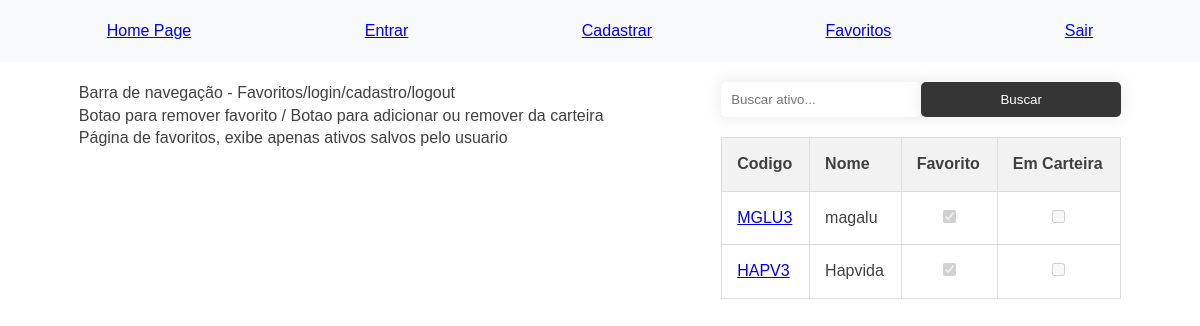
Before: /favoritos/ (signed in) with the older database file.
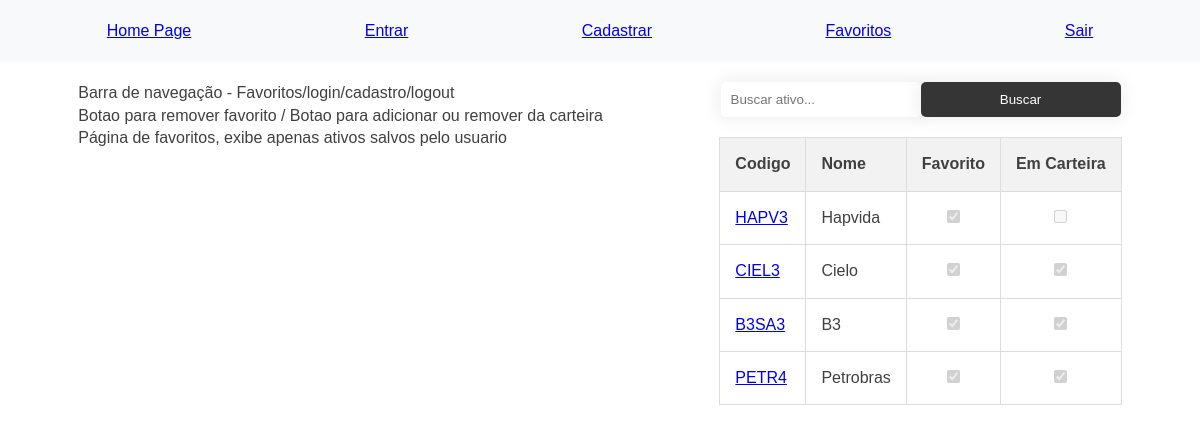
After: the same page with the newer database file.
### ativos_user/models.py (models this page shows, shortened)
class AtivosUser(models.Model):
    user_id = models.ForeignKey(User, on_delete=models.CASCADE)
    id_ativo_list = models.IntegerField()
    cod_ativo = models.CharField(max_length=5, )
    nome_empresa = models.CharField(max_length=100)
    favorito = models.BooleanField()
    em_carteira = models.BooleanField()
    variacao_percent = models.FloatField()

### ativos_user/views.py (the view)
# urls.py: path('', favoritos, name='favoritos'),
def favoritos(request):
  user_id = request.user.id # ID do usuario logado
  if not user_id:
    return HttpResponse("Voce precisa esta logado")
  busca = request.GET.get('cod-ativo')
  if busca:
    ativos = AtivosUser.objects.filter(cod_ativo__icontains = busca).filter(user_id = user_id)
  else:
    ativos = AtivosUser.objects.all().filter(user_id = user_id)
  return render(request, 'favoritos.html', {'ativos':ativos})

### ativos_user/templates/favoritos.html (shortened to what this page needs)
{% extends 'base.html' %}
{% load static %}
{% block body %}
<body>
  <main>
    <section>
      <p>
        Barra de navegação - Favoritos/login/cadastro/logout
      </p>
      <Botao>Botao para remover favorito / Botao para adicionar ou remover da carteira</p>
        <p>
          Página de favoritos, exibe apenas ativos salvos pelo usuario
        </p>
    </section>
    <section>
      <aside>
        <form class="buscar" method="get" action="">
          <input type="text" name="cod-ativo" placeholder="Buscar ativo...">
          <input type="submit" value="Buscar">
        </form>
      </aside>
      <table>
        <thead>
          <tr>
            <th>Codigo</th>
            <th>Nome</th>
            <th>Favorito</th>
            <th>Em Carteira</th>
          </tr>
        </thead>
        <tbody>
          {% for ativo in ativos %}
          <tr>
            <td>
              <a href="{% url 'detalhes_ativos' ativo.id_ativo_list %}">
                {{ ativo.cod_ativo }}</a>
            </td>
            <td>{{ ativo.nome_empresa }}</td>
            <td style="text-align: center;">
              <input type="checkbox" name="suaEscolha" value="" {% if ativo.favorito %} checked {% endif %} disabled>
          </td>
          <td style="text-align: center;">
              <input type="checkbox" name="suaEscolha" value="" {% if ativo.em_carteira %} checked {% endif %} disabled>
          </td>
          </tr>
          {% endfor %}
        </tbody>
      </table>
    </section>
  </main>
</body>
{% endblock %}

### templates/base.html (shortened to what this page needs)
{% load static %}
<!DOCTYPE html>
<html lang="pt-br">
<head>
  <link rel="stylesheet" href="{% static 'css/style.css' %}">
</head>
<body>
    <header>
      <nav>
        <ul class="menu">
          <li><a href="{% url 'index' %}">Home Page</a></li>
          <li><a href="{% url 'login' %}">Entrar</a></li>
          <li><a href="{% url 'cadastro' %}">Cadastrar</a></li>
          <li><a href="{% url 'favoritos' %}">Favoritos</a></li>
          <li><a href="{% url 'sair' %}">Sair</a></li>
        </ul>
      </nav>
    </header>
  {% block body %}
  {% endblock %}
</body>
</html>

### templates/static/css/style.css (style rules this page uses)
* { margin: 0; padding: 0; box-sizing: border-box; }
html { font-size: 62.5%; }
body { font-family: "Montserrat", sans-serif; font-size: 1.6rem; line-height: 1.4; color: #404040; }
header { background-color: #f8f9fa; padding: 20px; }
nav ul { list-style-type: none; display: flex; justify-content: space-around; }
main { display: flex; justify-content: space-around; padding: 20px; }
table { width: 100%; border-collapse: collapse; }
table, th, td { border: 1px solid #ddd; padding: 15px; text-align: left; }
table th { background-color: #f2f2f2; }
form { display: grid; justify-content: center; margin-bottom: 20px; }
.buscar { display: flex; justify-content: center; margin-bottom: 20px; }
input { width: 200px; padding: 10px; border: none; border-radius: 5px; box-shadow: 0 0 15px 4px rgba(0,0,0,0.06); }
input[type="submit"] { background-color: #363535; color: #ffffff; }
input[type="checkbox"] { background: none; box-shadow: none; width: min-content; align-content: center; }

Changed rows visible on the page:
removed AtivosUser: cod_ativo "MGLU3", nome_empresa "magalu", favorito "☑"
added AtivosUser: cod_ativo "CIEL3", nome_empresa "Cielo", favorito "☑", em_carteira "☑"
added AtivosUser: cod_ativo "B3SA3", nome_empresa "B3", favorito "☑", em_carteira "☑"
added AtivosUser: cod_ativo "PETR4", nome_empresa "Petrobras", favorito "☑", em_carteira "☑"
